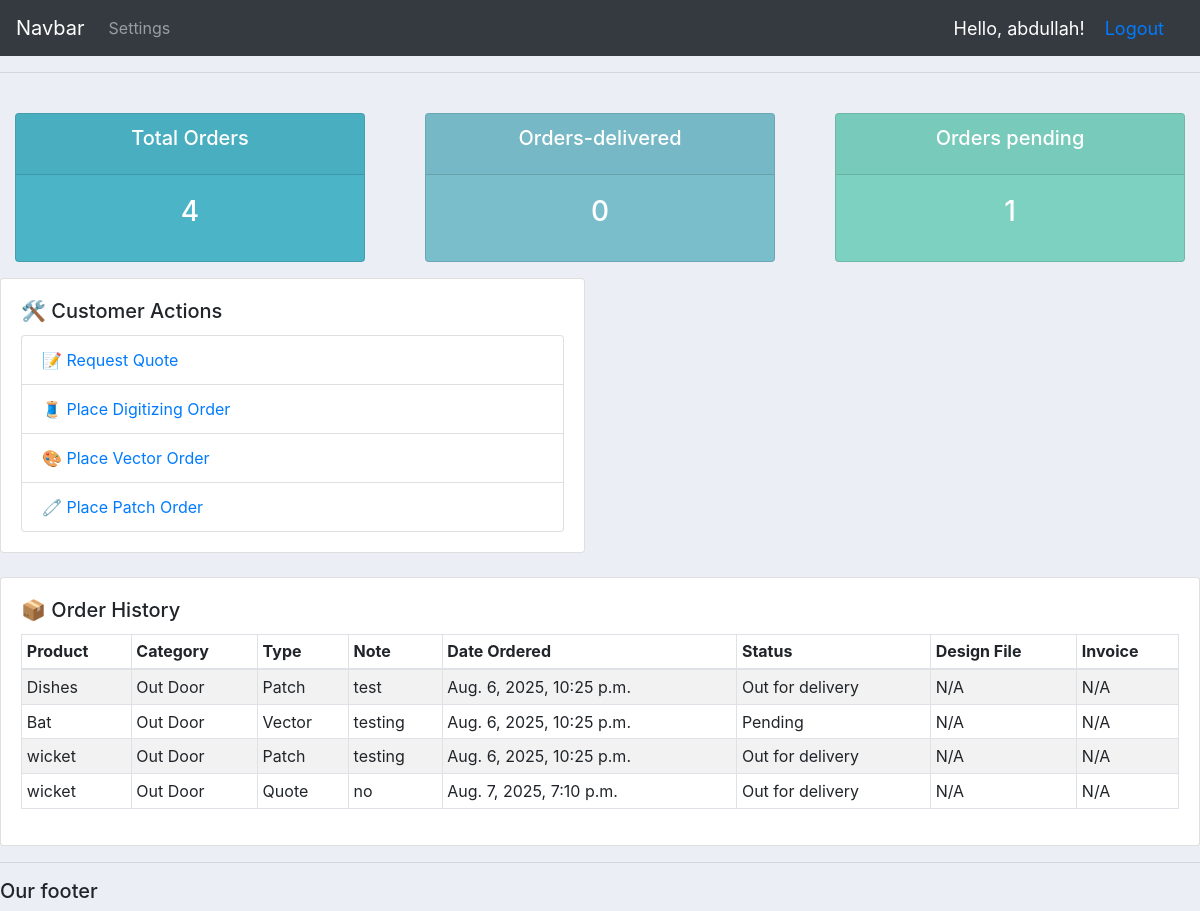
The app's page /user/ (signed in), older data.
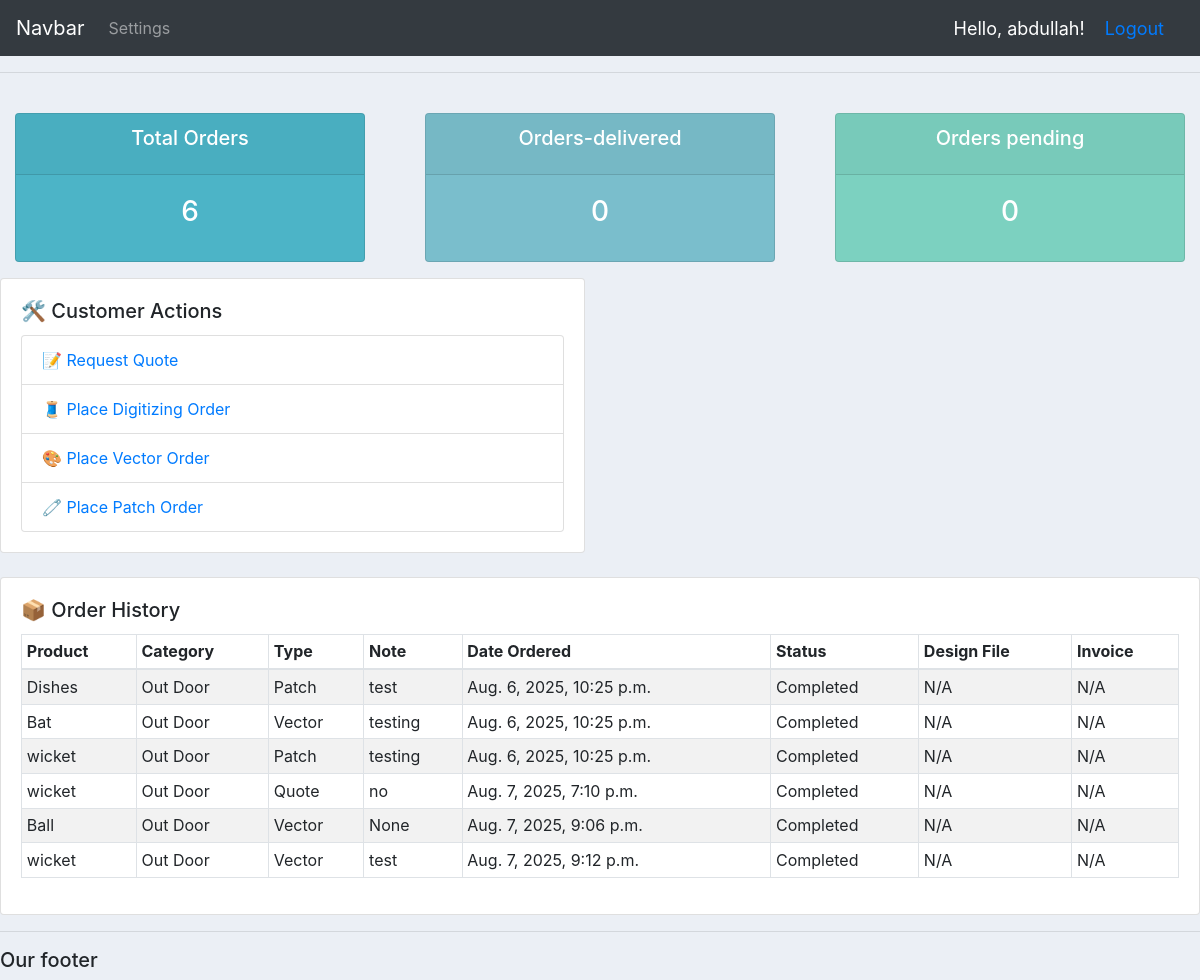
The same page, newer data.
### accounts/models.py (models this page shows, shortened)
class Order(models.Model):
    STATUS = (
        ('Pending', 'Pending'),
        ('Out for delivery', 'Out for delivery'),
        ('Delivered', 'Delivered'),
    )
    ORDER_TYPE = (
        ('Digitizing', 'Digitizing'),
        ('Vector', 'Vector'),
        ('Patch', 'Patch'),
        ('Quote', 'Quote'),
    )
    customer = models.ForeignKey(Customer, null=True, on_delete=models.SET_NULL)
    product = models.ForeignKey(Product, null=True, on_delete=models.SET_NULL)
    order_type = models.CharField(max_length=50, choices=ORDER_TYPE, null=True, blank=True)
    date_created = models.DateTimeField(auto_now_add=True, null=True)
    status = models.CharField(max_length=200, null=True, choices=STATUS)
    note = models.CharField(max_length=1000, null=True, blank=True)
    design_file = models.FileField(upload_to='designs/', null=True, blank=True)
    invoice_file = models.FileField(upload_to='invoices/', null=True, blank=True)
    status = models.CharField(max_length=200, null=True)
    assigned_to = models.ForeignKey('SalesRepresentative', on_delete=models.SET_NULL, null=True, blank=True)

class Product(models.Model):
    CATEGORY = (
        ('Indoor', 'Indoor'),
        ('Out Door', 'Out Door'),
    )
    name = models.CharField(max_length=200)
    price = models.FloatField(null=True)
    category = models.CharField(max_length=200, null=True, choices=CATEGORY)
    description = models.CharField(max_length=200)
    date_created = models.DateTimeField(auto_now_add=True, null=True)
    tags = models.ManyToManyField(Tag)
    def __str__(self):
        return self.name

### accounts/decorators.py (the view)
        def wrapper_func(request, *args, **kwargs):
            group = None
            if request.user.groups.exists():
                group = request.user.groups.all()[0].name
            if group in allowed_roles:
                return view_func(request, *args, **kwargs)
            else:
                return HttpResponse("You are not authorized to view this page.")

### accounts/views.py (called while the page is built)
@login_required(login_url='login')
@allowed_users(allowed_roles=['customer'])
def user_page(request):
    customer, created = Customer.objects.get_or_create(user=request.user)
    orders = request.user.customer.order_set.all()
    total_order = orders.count()
    delivered = orders.filter(status='Delivered').count()
    pending = orders.filter(status='Pending').count()
    context = {'orders': orders,
               'total_order': total_order,
               'delivered': delivered,
               'pending': pending}
    return render(request, 'accounts/user.html', context)

### templates/accounts/user.html
{% extends 'accounts/main.html' %}
{% block content %}
{% include 'accounts/status.html' %}
<div class="row mb-4">
    <div class="col-md-6">
        <div class="card card-body">
            <h5 class="card-title">🛠️ Customer Actions</h5>
            <ul class="list-group">
                <li class="list-group-item"><a href="{% url 'create_order' request.user.customer.id %}">📝 Request Quote</a></li>
                <li class="list-group-item"><a href="">🧵 Place Digitizing Order</a></li>
                <li class="list-group-item"><a href="#">🎨 Place Vector Order</a></li>
                <li class="list-group-item"><a href="#">🧷 Place Patch Order</a></li>
            </ul>
        </div>
    </div>
</div>
<div class="row">
    <div class="col-md">
        <div class="card card-body">
            <h5 class="card-title">📦 Order History</h5>
            <table class="table table-sm table-bordered table-striped">
                <thead>
                    <tr>
                        <th>Product</th>
                        <th>Category</th>
                        <th>Type</th>
                        <th>Note</th>
                        <th>Date Ordered</th>
                        <th>Status</th>
                        <th>Design File</th>
                        <th>Invoice</th>
                    </tr>
                </thead>
                <tbody>
                    {% for order in orders %}
                    <tr>
                        <td>{{ order.product }}</td>
                        <td>{{ order.product.category }}</td>
                        <td>{{ order.order_type }}</td>
                        <td>{{ order.note }}</td>
                        <td>{{ order.date_created }}</td>
                        <td>{{ order.status }}</td>
                        <td>
                            {% if order.design_file %}
                                <a href="{{ order.design_file.url }}" download>⬇</a>
                            {% else %}
                                N/A
                            {% endif %}
                        </td>
                        <td>
                            {% if order.invoice_file %}
                                <a href="{{ order.invoice_file.url }}" target="_blank">🧾</a>
                            {% else %}
                                N/A
                            {% endif %}
                        </td>
                    </tr>
                    {% endfor %}
                </tbody>
            </table>
        </div>
    </div>
</div>
{% endblock content %}

Row changes from the older to the newer data that the page shows:
changed Order "Dishes": status "Out for delivery" → "Completed"
changed Order "Bat": status "Pending" → "Completed"
changed Order (number 3 of 6 on the later page): status "Out for delivery" → "Completed"
changed Order "Quote": status "Out for delivery" → "Completed"
added Order: product "Ball", product.category "Out Door", order_type "Vector", note "None", date_created "Aug. 7, 2025, 9:06 p.m.", status "Completed", design_file "N/A", invoice_file "N/A"
added Order: product "wicket", product.category "Out Door", order_type "Vector", note "test", date_created "Aug. 7, 2025, 9:12 p.m.", status "Completed", design_file "N/A", invoice_file "N/A"
Text that changed along with them:
{{ total_order }}: "4" → "6"
{{ pending }}: "1" → "0"
